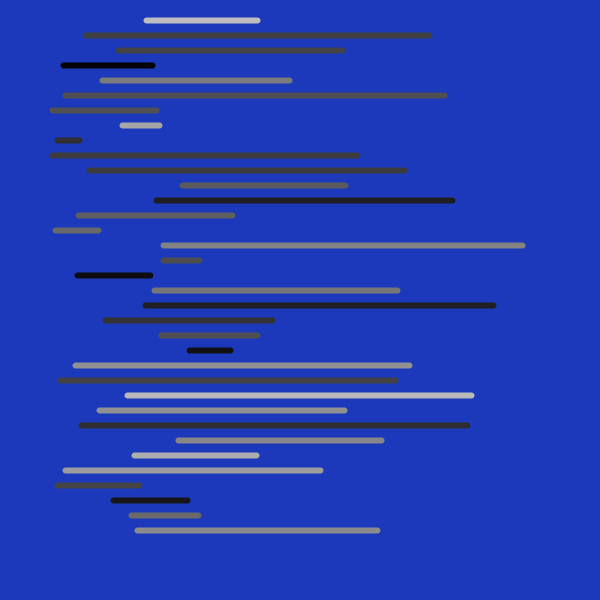
Frame 1 (no input)
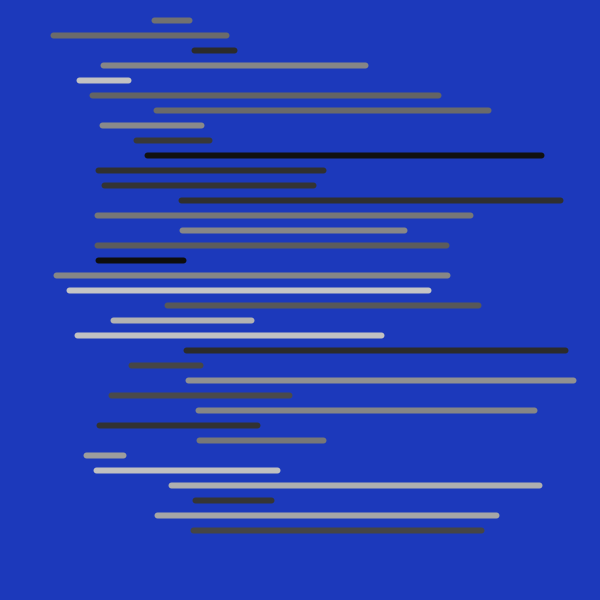
Frame 60 (the mouse pressed at the canvas centre just before this capture)
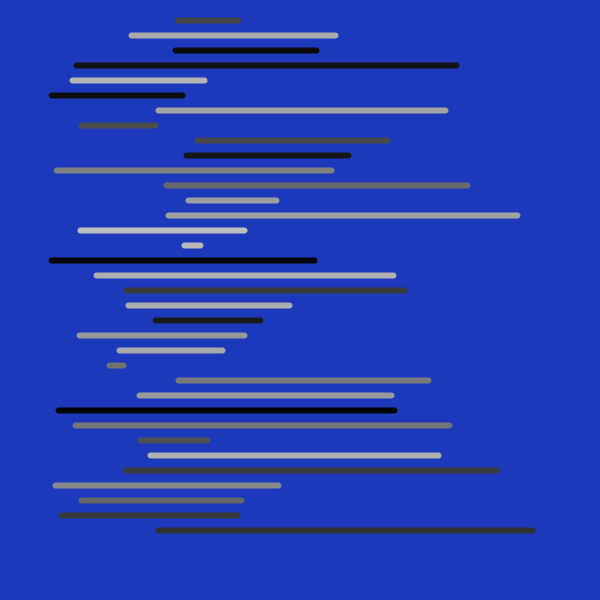
Frame 120 (the mouse held since frame 60 and released just before this capture)

The Processing sketch that drew these frames (run headless with seeded random() and noise(); from frame 60 on, the mouse is pressed at the canvas centre):

// Processing sketch: processing_151306
// ── processing_151306.pde

void setup() {
  size(600,600);
background (28, 57, 187);
strokeWeight(6);
strokeCap(ROUND);
}


void draw() {
  background (28, 57, 187);
  for (int i=0; i<35; i++) {
    
    int x1=(int) random(50,200);
    int y1=20+i*15;
    int x2=x1+ (int) random(10,400);
    int y2=20+i*15;
    int col=(int) random(1,200);
    stroke(col);
line(x1, y1, x2, y2);
  }
}
